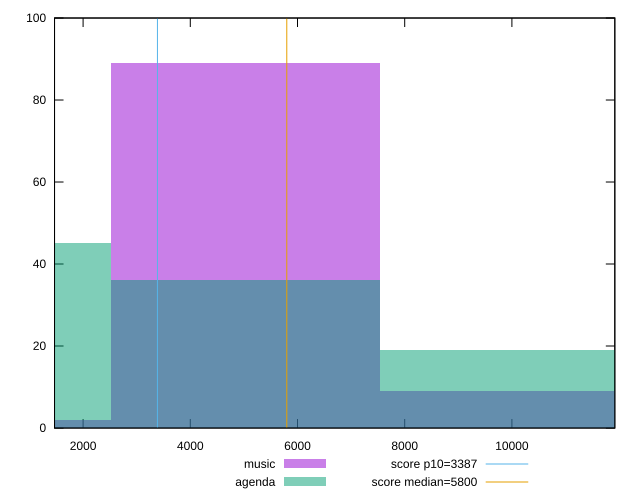

This chart was generated by the following gnuplot code:
reset

$music <<EOF
10063.55492742301 9
5031.777463711505 89
0 2
EOF

$agenda <<EOF
10063.55492742301 19
0 45
5031.777463711505 36
EOF

set key outside below
set boxwidth 5031.777463711505
set xrange [1467.111:11920.11762751959]
set yrange [0:100]
set trange [0:100]
set style fill transparent solid 0.5 noborder

set parametric
set terminal svg size 640, 500 enhanced background rgb 'white'
set output "reports/report_00028_2021-02-24T12-49-42.674Z/speed-index/comparison/histogram/0_vs_1.svg"

plot $music title "music" with boxes, \
     $agenda title "agenda" with boxes, \
     3387,t title "score p10=3387", \
     5800,t title "score median=5800"

reset
